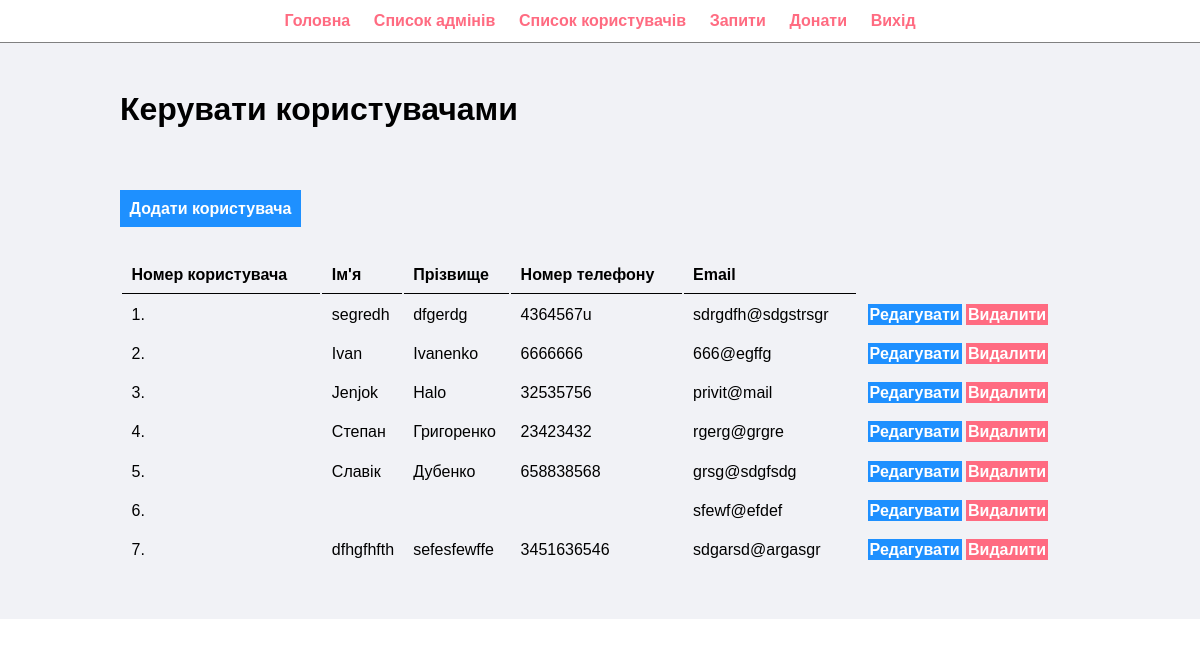
/admin/manage-users.php (signed in), run on the app's committed database.
### tables this page shows
CREATE TABLE `tbl_user` (
  `id` int(10) UNSIGNED NOT NULL,
  `name` varchar(20) NOT NULL,
  `second_name` varchar(20) NOT NULL,
  `phone_number` varchar(15) NOT NULL,
  `user_email` varchar(50) NOT NULL
);

### admin/manage-users.php (the view, shortened to what this page needs)
<?php include('menu.php'); ?>
<div class="main-content">
    <div class="wrapper">
        <h1>Керувати користувачами</h1>
        <br /><br />
        <br><br>
                <a href="<?php echo SITEURL; ?>admin/add-user.php" class="btn-primary">Додати користувача</a>
                <br /><br /><br />
                <table class="tbl-full">
                    <tr>
                        <th>Номер користувача</th>
                        <th>Ім'я</th>
                        <th>Прізвище</th>
                        <th>Номер телефону</th>
                        <th>Еmail</th>
                    </tr>
                    <?php
                        $sql = "SELECT * FROM tbl_user";
                        $res = mysqli_query($conn, $sql);
                        $count = mysqli_num_rows($res);
                        $sn=1;
                        if($count>0)
                        {
                            while($row=mysqli_fetch_assoc($res))
                            {
                                $id = $row['id'];
                                $name = $row['name'];
                                $second_name = $row['second_name'];
                                $phone_number = $row['phone_number'];
                                $user_email = $row['user_email'];
                                ?>
                                    <tr>
                                        <td><?php echo $sn++; ?>. </td>
                                        <td><?php echo $name; ?></td>
                                        <td><?php echo $second_name; ?></td>
                                        <td><?php echo $phone_number; ?></td>
                                        <td><?php echo $user_email; ?></td>
                                        <td>
                                            <a href="<?php echo SITEURL; ?>admin/update-category.php?id=<?php echo $id; ?>" class = "btn-primary">Редагувати</a>
                                            <a href="<?php echo SITEURL; ?>admin/delete-category.php?id=<?php echo $id; ?>&image_name=<?php echo $image_name; ?>" class = "btn-red">Видалити</a>
                                        </td>
                                    </tr>
                                <?php
                            }
                        }
                        else
                        {
                            ?>
                            <tr>
                                <td colspan="6"><div">No Category Added.</div></td>
                            </tr>
                            <?php
                        }
                    ?>
                </table>
    </div>
</div>
<?php include('footer.php'); ?>

### admin/menu.php (shortened to what this page needs)
<html>
    <head>
        <link rel="stylesheet" href = "../css/admin.css">
    </head>
    <body>
        <div class = "menu text-center">
            <div class = "wrapper">
                <ul>
                    <li><a href="index.php">Головна</a></li>
                    <li><a href="manage-admin.php">Список адмінів</a></li>
                    <li><a href="manage-users.php">Список користувачів</a></li>
                    <li><a href="manage-requests.php">Запити</a></li>
                    <li><a href="manage-donates.php">Донати</a></li>
                    <li><a href="logout.php">Вихід</a></li>
                </ul>
            </div>
        </div>

### admin/footer.php
    </body>
</html>

### css/admin.css (style rules this page uses)
* { margin: 0; padding: 0; font-family: Arial, Helvetica, sans-serif; }
.wrapper { padding: 1%; width: 80%; margin: 0 auto; }
.text-center { text-align: center; }
.tbl-full { width: 100%; }
table tr th { border-bottom: 1px solid black; padding: 1%; text-align: left; }
table tr td { padding: 1%; }
.btn-primary { background-color: #1e90ff; padding: 1%; color: white; text-decoration: none; font-weight: bold; }
.btn-red { background-color: #ff6b81; padding: 1%; color: white; text-decoration: none; font-weight: bold; }
.menu { border-bottom: 1px solid grey; }
.menu ul { list-style-type: none; }
.menu ul li { display: inline; padding: 1%; }
.menu ul li a { text-decoration: none; font-weight: bold; color: #ff6b81; }
.main-content { background-color: #f1f2f6; padding: 3% 0; }

### data on the page
tbl_user: name "segredh", second_name "dfgerdg", phone_number "4364567u", user_email "sdrgdfh@sdgstrsgr"
tbl_user: name "Ivan", second_name "Ivanenko", phone_number "6666666", user_email "666@egffg"
tbl_user: name "Jenjok", second_name "Halo", phone_number "32535756", user_email "privit@mail"
tbl_user: name "Степан", second_name "Григоренко", phone_number "23423432", user_email "rgerg@grgre"
tbl_user: name "Славік", second_name "Дубенко", phone_number "658838568", user_email "grsg@sdgfsdg"
tbl_user: user_email "sfewf@efdef"
tbl_user: name "dfhgfhfth", second_name "sefesfewffe", phone_number "3451636546", user_email "sdgarsd@argasgr"
